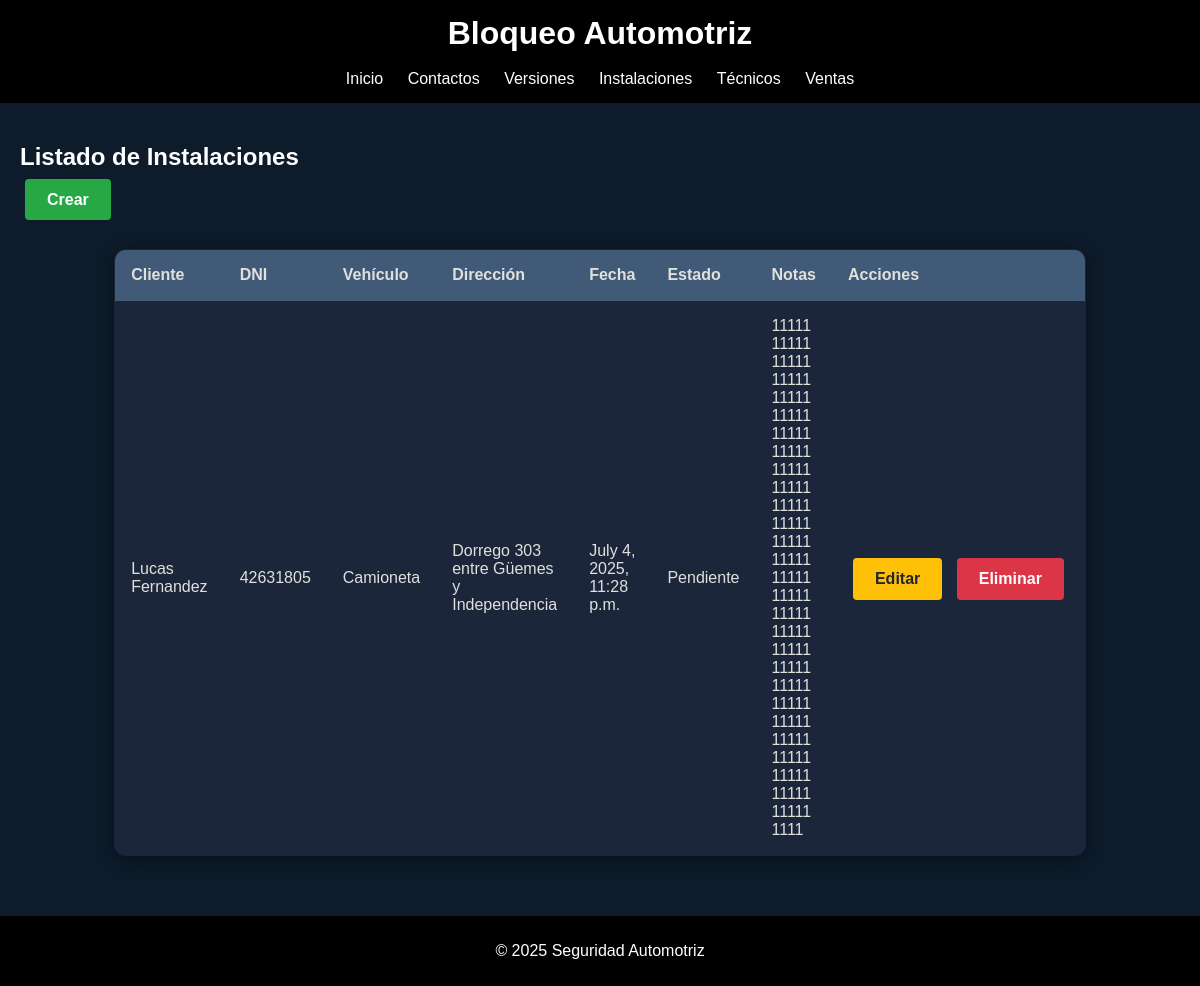
The app's page /instalaciones/, older data.
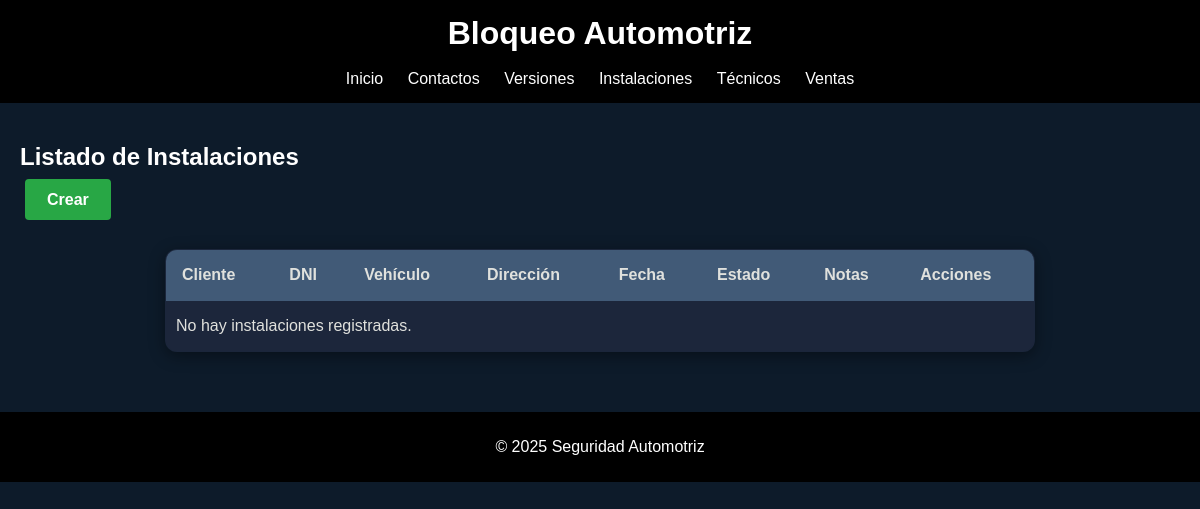
The same page, newer data.
### App/models.py (models this page shows, shortened)
class Instalacion(models.Model):
    ESTADOS = [
        ('Pendiente', 'Pendiente'),
        ('Completado', 'Completado'),
    ]
    cliente = models.ForeignKey('Contacto', on_delete=models.CASCADE)
    vehiculo = models.CharField(max_length=25)
    direccion = models.CharField(max_length=50)
    fecha_instalacion = models.DateTimeField()
    estado = models.CharField(choices=ESTADOS)
    notas = models.TextField(blank=True, null=True, max_length = 600)

class Contacto(models.Model):
    dni = models.IntegerField(unique=True)
    nombre = models.CharField(max_length=25)
    apellido = models.CharField(max_length=25)
    email = models.EmailField(max_length=40)

### App/views.py (the view)
# urls.py: path('instalaciones/', instalacion_list, name='instalacion_list'),
def instalacion_list(request):
    instalaciones = Instalacion.objects.all()
    return render(request, 'App/instalacion_list.html', {'instalaciones': instalaciones})

### App/Templates/App/instalacion_list.html
{% extends 'App/base.html' %}
{% block content %}
<h2>Listado de Instalaciones</h2>
<div class="acciones-superiores">
    <a href="{% url 'instalacion_create' %}" class="btn-crear">Crear</a>
</div>
<table class="tabla-instalaciones">
    <thead>
        <tr>
            <th>Cliente</th>
            <th>DNI</th>
            <th>Vehículo</th>
            <th>Dirección</th>
            <th>Fecha</th>
            <th>Estado</th>
            <th>Notas</th>
            <th>Acciones</th>
        </tr>
    </thead>
    <tbody>
        {% for instalacion in instalaciones %}
        <tr>
            <td>{{ instalacion.cliente.nombre }} {{ instalacion.cliente.apellido }}</td>
            <td>{{ instalacion.cliente.dni }}</td>
            <td>{{ instalacion.vehiculo }}</td>
            <td>{{ instalacion.direccion }}</td>
            <td>{{ instalacion.fecha_instalacion }}</td>
            <td>{{ instalacion.estado }}</td>
            <td>{{ instalacion.notas }}</td>
            <td>
                <a href="{% url 'instalacion_update' instalacion.id %}" class="btn-actualizar">Editar</a>
                <a href="{% url 'instalacion_delete' instalacion.id %}" class="btn-eliminar">Eliminar</a>
            </td>
        </tr>
        {% empty %}
        <tr>
            <td colspan="8" style="padding-left: 10px; text-align: left;">No hay instalaciones registradas.</td>
        </tr>
        {% endfor %}
    </tbody>
</table>
{% endblock %}

### App/Templates/App/base.html (shortened to what this page needs)
{% load static %}
<!DOCTYPE html>
<html lang="es">
<head>
    <link rel="stylesheet" href="{% static 'App/estilos.css' %}">
</head>
<body>
    <header>
        <h1>Bloqueo Automotriz</h1>
        <br>
        <nav>
            <a href="{% url 'home' %}">Inicio</a>
            <a href="{% url 'contacto_list' %}">Contactos</a>
            <a href="{% url 'versionproducto_list' %}">Versiones</a>
            <a href="{% url 'instalacion_list' %}">Instalaciones</a>
            <a href="{% url 'tecnico_list' %}">Técnicos</a>
            <a href="{% url 'venta_list' %}">Ventas</a>
        </nav>
    </header>
    <main>
        {% block content %}{% endblock %}
    </main>
    <footer>
        <p>&copy; 2025 Seguridad Automotriz</p>
    </footer>
</body>
</html>

### App/static/App/estilos.css (style rules this page uses)
body { margin: 0; font-family: Arial, sans-serif; background-color: #0D1B2A; color: white; }
header { background-color: black; padding: 15px; text-align: center; }
header h1 { margin: 0; color: white; }
nav a { color: white; margin: 0 10px; text-decoration: none; }
main { padding: 20px; }
footer { background-color: black; color: white; text-align: center; padding: 10px; }
.btn-crear { background-color: #28a745; color: white; padding: 10px 20px; border: 2px solid transparent; border-radius: 4px; font-weight: bold; margin: 5px; transition: border-color 0.2s, background 0.2s; text-decoration: none; }
.tabla-contactos, .tabla-instalaciones, .tabla-tecnico, .tabla-ventas, .tabla-versionproducto { width: 75%; margin: 40px auto; border-collapse: collapse; border-radius: 12px; overflow: hidden; box-shadow: 0 4px 16px rgba(0, 0, 0, 0.4); background-color: #1B263B; border: 1px solid #415A77; }
.tabla-tecnico th, .tabla-tecnico td, .tabla-versionproducto th, .tabla-versionproducto td, .tabla-contactos th, .tabla-contactos td, .tabla-instalaciones th, .tabla-instalaciones td, .tabla-ventas th, .tabla-ventas td { padding: 16px; text-align: left; border-bottom: 1px solid #415A77; color: #E0E1DD; background-color: rgba(29, 38, 59, 0.95); }
.tabla-tecnico th, .tabla-versionproducto th, .tabla-contactos th, .tabla-instalaciones th, .tabla-ventas th { background-color: #415A77; font-weight: bold; }
.tabla-tecnico td:last-child, .tabla-ventas td:last-child, .tabla-contactos td:last-child, .tabla-versionproducto td:last-child, .tabla-instalaciones td:last-child { white-space: nowrap; text-align: right; }

Row changes from the older to the newer data that the page shows:
removed Instalacion: cliente.nombre "Lucas", cliente.apellido "Fernandez", cliente.dni "42631805", vehiculo "Camioneta", direccion "Dorrego 303 entre Güemes y Independencia", fecha_instalacion "July 4, 2025, 11:28 p.m.", estado "Pendiente", notas "111111111111111111111111111111111111111111111111111111111111111111111111111111111111111111111111111111111111111111111111111111111111111111111111"
Text that changed along with them:
text now shown: "No hay instalaciones registradas."
